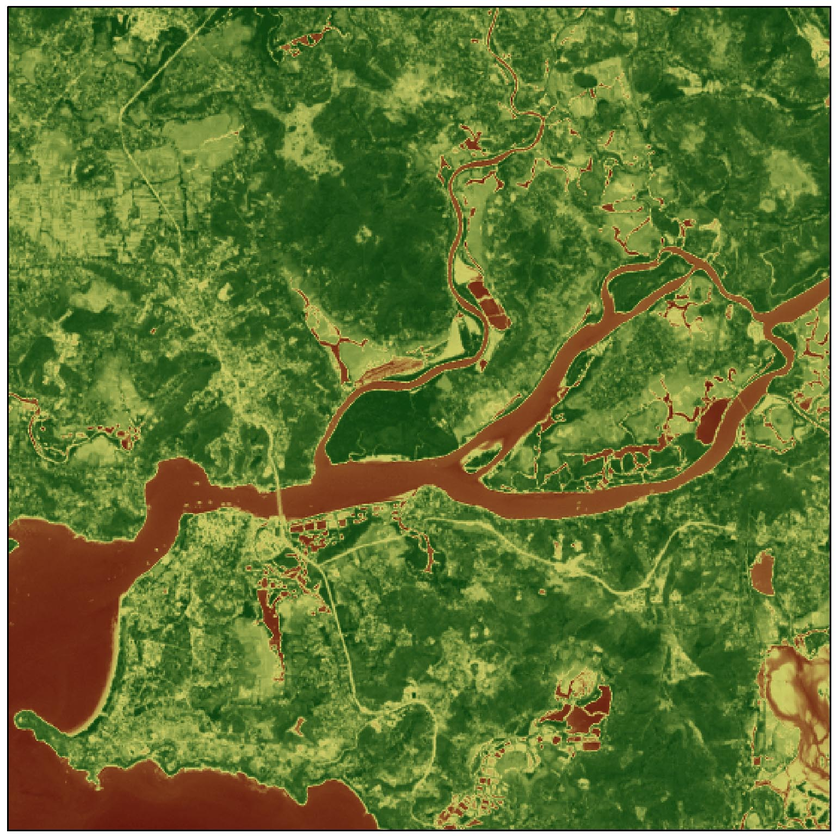
#> input picture KUbesat color filter/kubesattest2.png, 840 x 840 px, shrunk from 1544 x 1544 before the run, found by its file name
$ python main.py
#> lines starting #> are read from the running program, lines starting #| are printed output that depends on the picture; after the words box and inside, x2 and y2 are one past the last pixel; in counts of white or black regions, pixels touching at a corner belong together
### KUbesat color filter/filtercolor.py
import cv2
import numpy as np
import os

def filter_color(image_path, lower_bound, upper_bound, output_path=None):
    # Read the image
#> called with image_path = 'KUbesat color filter\\kubesattest2.png', lower_bound = array of shape (3,), upper_bound = array of shape (3,), output_path = 'kubesatfilter1.png'
    image = cv2.imread(image_path)
#> image is the input picture: shape (840, 840, 3); mean B, G, R 52.6, 118, 98.2
    if image is None:
        raise FileNotFoundError(f"Could not read image from {image_path}")

    # Convert image from BGR to HSV color space
    hsv_image = cv2.cvtColor(image, cv2.COLOR_BGR2HSV)
#> hsv_image: shape (840, 840, 3); mean H, S, V 39.8, 158.1, 126.1

    # Create a mask for the specified color range
    mask = cv2.inRange(hsv_image, lower_bound, upper_bound)
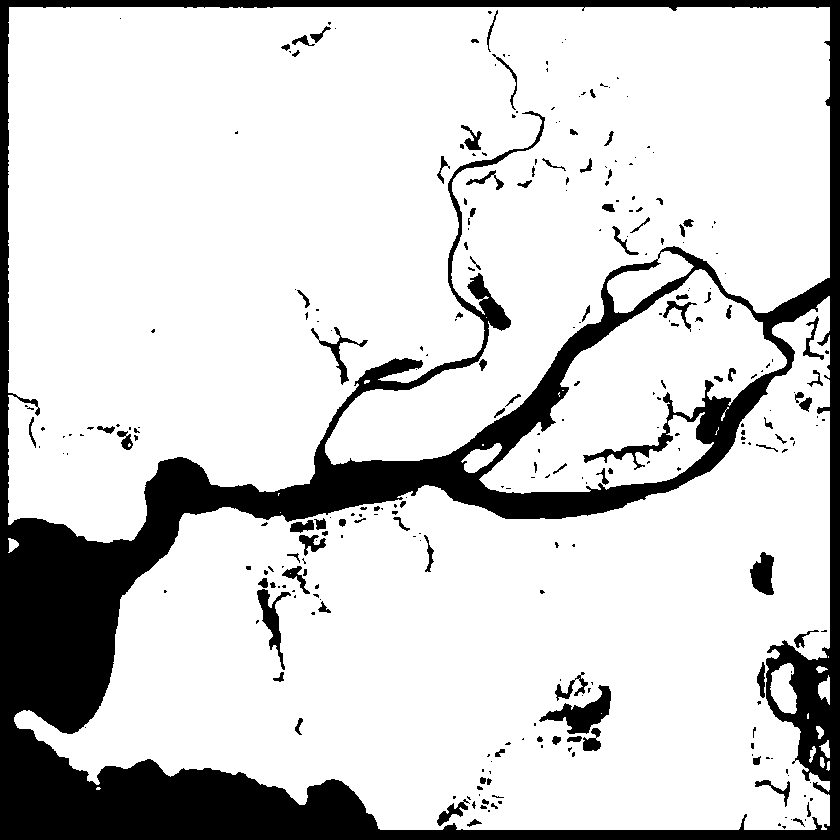
#> mask: shape (840, 840); 82.2% white; 294 black regions (197 under 20 px), largest, box (x1, y1, x2, y2) and area: (0, 0, 840, 840) 113860, (539, 685, 611, 734) 1382, (257, 589, 291, 670) 811

    # Bitwise-AND mask and original image
    result = cv2.bitwise_and(image, image, mask=mask)
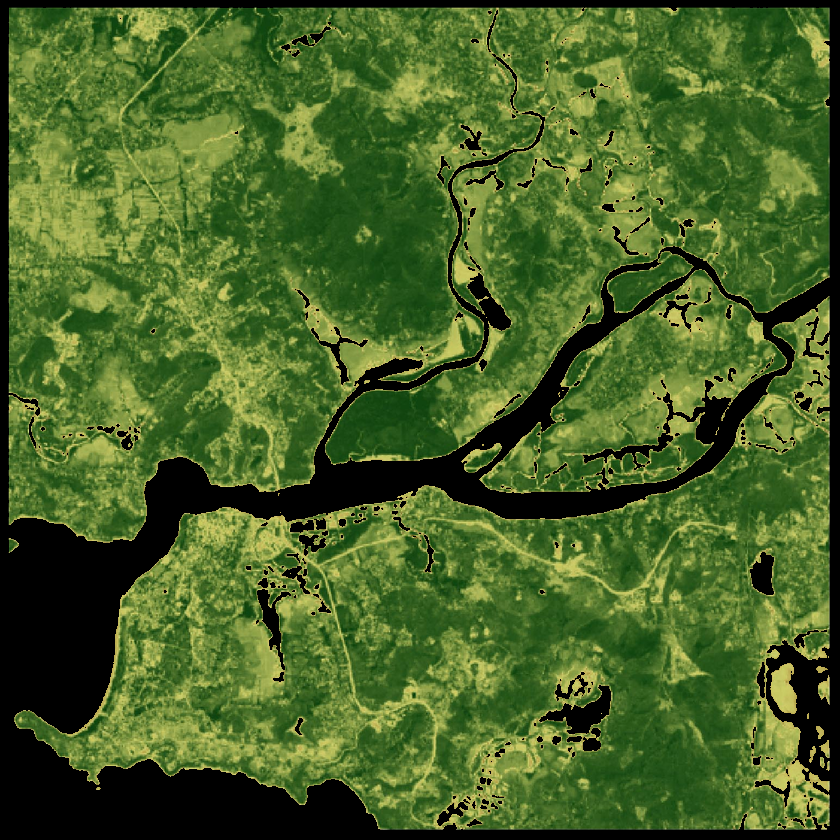
#> result: shape (840, 840, 3); mean B, G, R 39, 99.4, 71.7

    if output_path is None:
        base, ext = os.path.splitext(image_path)
        output_path = f"{base}_filtered{ext}"

    # Save the result image
    cv2.imwrite(output_path, result)
    print(f"Filtered image saved to {output_path}")

# Example: Filter green color in HSV range

# [6 lines left out: function main, not called in this run]

# [2 lines that do not run on import are left out]

### KUbesat color filter/main.py
from filtercolor import *

def main():
    filaname = 'KUbesat color filter\kubesattest2.png'
    lower_1 = np.array([25, 30, 30])   # Lower bound of color 1 in HSV
    upper_1 = np.array([95, 255, 255]) # Upper bound of color 1 in HSV
    lower_2 =  np.array([0, 30, 30]) # Upper bound of color 2 in HSV
    upper_2 = np.array([15,255,255]) # Upper bound of color 2 in HSV


    file1=filter_color(filaname, lower_1, upper_1, output_path='kubesatfilter1.png')
    file2=filter_color(filaname, lower_2, upper_2, output_path='kubesatfilter2.png')
#> call 2 of filter_color, with image_path = 'KUbesat color filter\\kubesattest2.png', lower_bound = array of shape (3,), upper_bound = array of shape (3,), output_path = 'kubesatfilter2.png'
#> in filter_color (call 2), `mask = cv2.inRange(hsv_image, lower_bound, upper_bound)`:
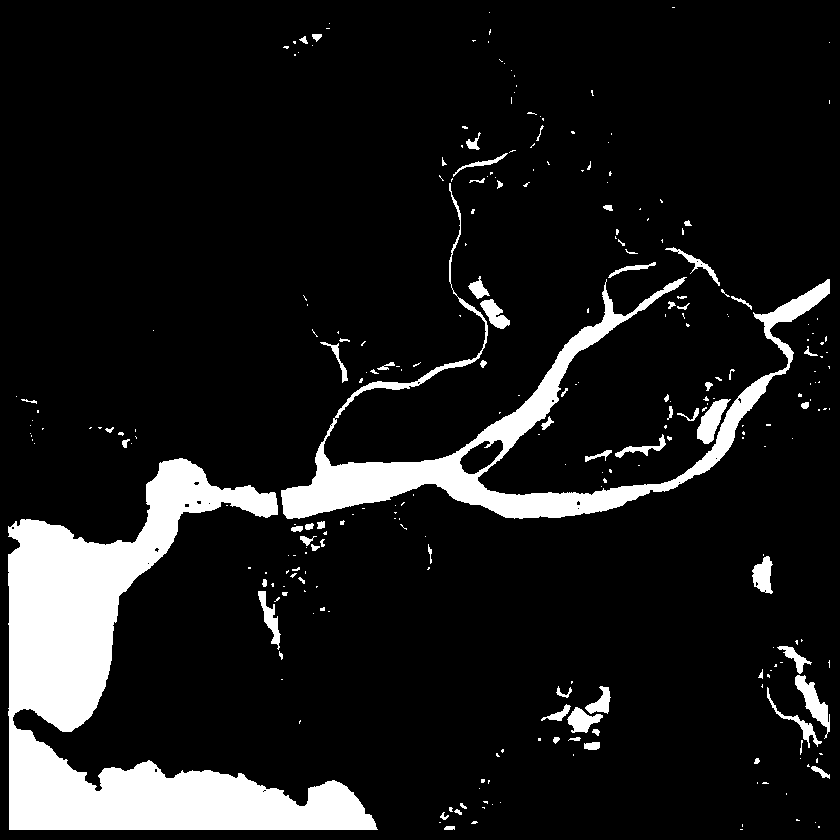
#> mask: shape (840, 840); 10.9% white; 276 white regions (202 under 20 px), largest, box (x1, y1, x2, y2) and area: (8, 458, 378, 830) 46966, (281, 183, 830, 519) 20452, (795, 675, 830, 739) 781
#> in filter_color (call 2), `result = cv2.bitwise_and(image, image, mask=mask)`:
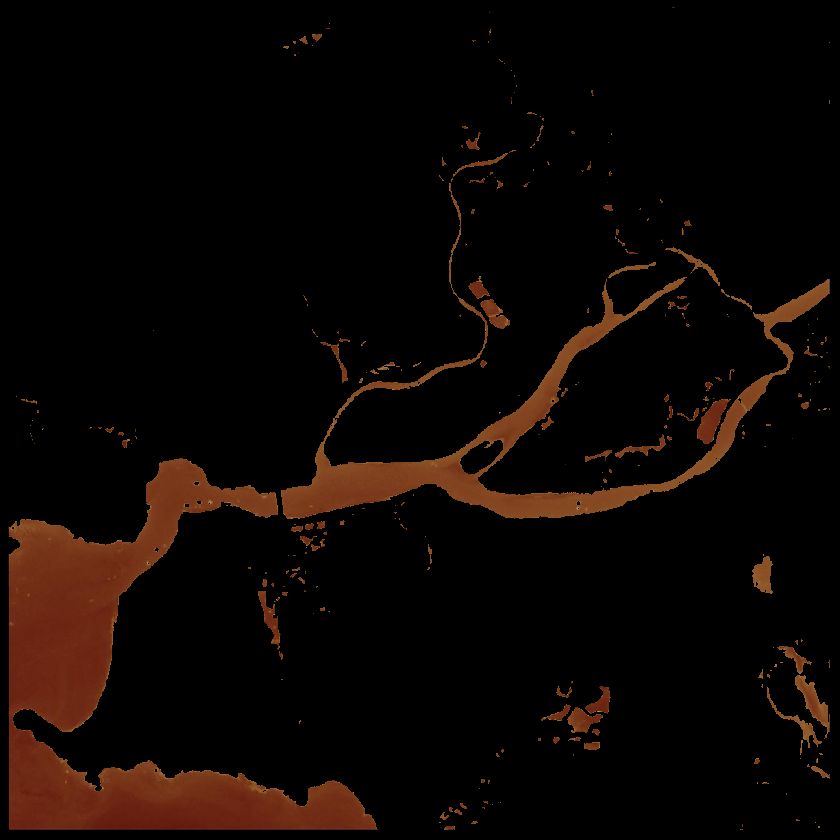
#> result: shape (840, 840, 3); mean B, G, R 2.9, 6.1, 13.1
main()
